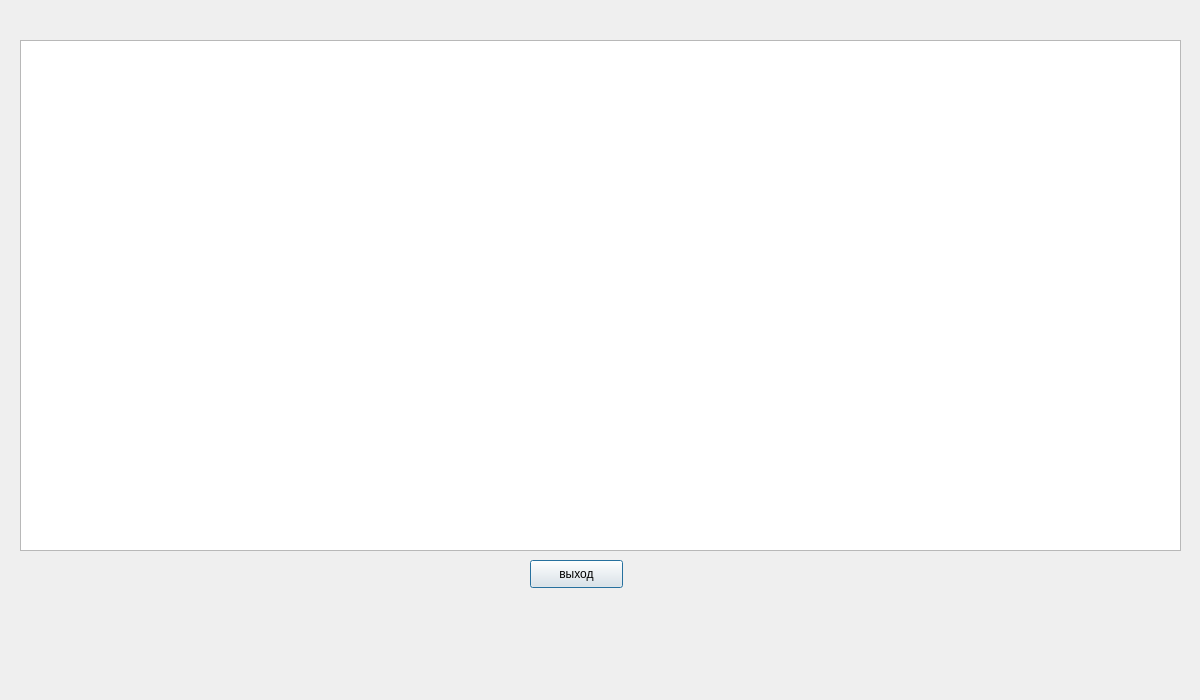
<?xml version="1.0" encoding="UTF-8"?>
<ui version="4.0">
 <class>results</class>
 <widget class="QDialog" name="results">
  <property name="geometry">
   <rect>
    <x>0</x>
    <y>0</y>
    <width>1200</width>
    <height>700</height>
   </rect>
  </property>
  <property name="windowTitle">
   <string>Dialog</string>
  </property>
  <widget class="QTextEdit" name="textEdit">
   <property name="geometry">
    <rect>
     <x>20</x>
     <y>40</y>
     <width>1161</width>
     <height>511</height>
    </rect>
   </property>
  </widget>
  <widget class="QPushButton" name="pushButton">
   <property name="geometry">
    <rect>
     <x>530</x>
     <y>560</y>
     <width>93</width>
     <height>28</height>
    </rect>
   </property>
   <property name="text">
    <string>выход</string>
   </property>
  </widget>
 </widget>
 <resources/>
 <connections>
  <connection>
   <sender>pushButton</sender>
   <signal>clicked()</signal>
   <receiver>results</receiver>
   <slot>close()</slot>
   <hints>
    <hint type="sourcelabel">
     <x>596</x>
     <y>575</y>
    </hint>
    <hint type="destinationlabel">
     <x>702</x>
     <y>580</y>
    </hint>
   </hints>
  </connection>
 </connections>
</ui>
